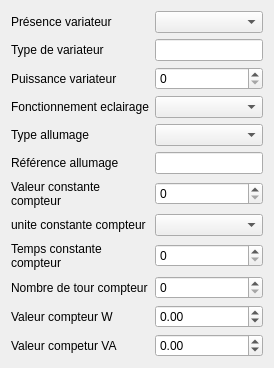
         <widget class="QWidget" name="tab_9">
          <attribute name="title">
           <string>Technique 1</string>
          </attribute>
          <layout class="QGridLayout" name="gridLayout_6">
           <item row="1" column="1">
            <widget class="QLineEdit" name="lineEdit_typevar"/>
           </item>
           <item row="5" column="0">
            <widget class="QLabel" name="label_38">
             <property name="text">
              <string>Référence allumage</string>
             </property>
             <property name="wordWrap">
              <bool>true</bool>
             </property>
            </widget>
           </item>
           <item row="2" column="0">
            <widget class="QLabel" name="label_34">
             <property name="text">
              <string>Puissance variateur</string>
             </property>
             <property name="wordWrap">
              <bool>true</bool>
             </property>
            </widget>
           </item>
           <item row="3" column="0">
            <widget class="QLabel" name="label_35">
             <property name="text">
              <string>Fonctionnement eclairage</string>
             </property>
             <property name="wordWrap">
              <bool>true</bool>
             </property>
            </widget>
           </item>
           <item row="1" column="0">
            <widget class="QLabel" name="label_33">
             <property name="text">
              <string>Type de variateur</string>
             </property>
             <property name="wordWrap">
              <bool>true</bool>
             </property>
            </widget>
           </item>
           <item row="0" column="1">
            <widget class="QComboBox" name="comboBox_presvar"/>
           </item>
           <item row="0" column="0">
            <widget class="QLabel" name="label_32">
             <property name="text">
              <string>Présence variateur</string>
             </property>
             <property name="wordWrap">
              <bool>true</bool>
             </property>
            </widget>
           </item>
           <item row="2" column="1">
            <widget class="QSpinBox" name="spinBox_puissvar"/>
           </item>
           <item row="8" column="0">
            <widget class="QLabel" name="label_41">
             <property name="text">
              <string>Temps constante compteur</string>
             </property>
             <property name="wordWrap">
              <bool>true</bool>
             </property>
            </widget>
           </item>
           <item row="6" column="1">
            <widget class="QSpinBox" name="spinBox_valcontcompt"/>
           </item>
           <item row="3" column="1">
            <widget class="QComboBox" name="comboBox_fonceclai"/>
           </item>
           <item row="5" column="1">
            <widget class="QLineEdit" name="lineEdit_refallu"/>
           </item>
           <item row="6" column="0">
            <widget class="QLabel" name="label_39">
             <property name="text">
              <string>Valeur constante compteur</string>
             </property>
             <property name="wordWrap">
              <bool>true</bool>
             </property>
            </widget>
           </item>
           <item row="10" column="1">
            <widget class="QDoubleSpinBox" name="doubleSpinBox_valcow">
             <property name="minimum">
              <double>-1.000000000000000</double>
             </property>
             <property name="maximum">
              <double>999999.000000000000000</double>
             </property>
            </widget>
           </item>
           <item row="4" column="1">
            <widget class="QComboBox" name="comboBox_typeallu"/>
           </item>
           <item row="4" column="0">
            <widget class="QLabel" name="label_37">
             <property name="text">
              <string>Type allumage</string>
             </property>
             <property name="wordWrap">
              <bool>true</bool>
             </property>
            </widget>
           </item>
           <item row="8" column="1">
            <widget class="QSpinBox" name="spinBox_tempcon"/>
           </item>
           <item row="7" column="0">
            <widget class="QLabel" name="label_40">
             <property name="text">
              <string>unite constante compteur</string>
             </property>
             <property name="wordWrap">
              <bool>true</bool>
             </property>
            </widget>
           </item>
           <item row="10" column="0">
            <widget class="QLabel" name="label_43">
             <property name="text">
              <string>Valeur compteur W</string>
             </property>
             <property name="wordWrap">
              <bool>true</bool>
             </property>
            </widget>
           </item>
           <item row="9" column="0">
            <widget class="QLabel" name="label_42">
             <property name="text">
              <string>Nombre de tour compteur</string>
             </property>
             <property name="wordWrap">
              <bool>true</bool>
             </property>
            </widget>
           </item>
           <item row="9" column="1">
            <widget class="QSpinBox" name="spinBox_nomtour"/>
           </item>
           <item row="11" column="0">
            <widget class="QLabel" name="label_44">
             <property name="text">
              <string>Valeur competur VA</string>
             </property>
             <property name="wordWrap">
              <bool>true</bool>
             </property>
            </widget>
           </item>
           <item row="11" column="1">
            <widget class="QDoubleSpinBox" name="doubleSpinBox_valconva">
             <property name="minimum">
              <double>-1.000000000000000</double>
             </property>
             <property name="maximum">
              <double>999999.000000000000000</double>
             </property>
            </widget>
           </item>
           <item row="7" column="1">
            <widget class="QComboBox" name="comboBox_unicon"/>
           </item>
          </layout>
         </widget>
